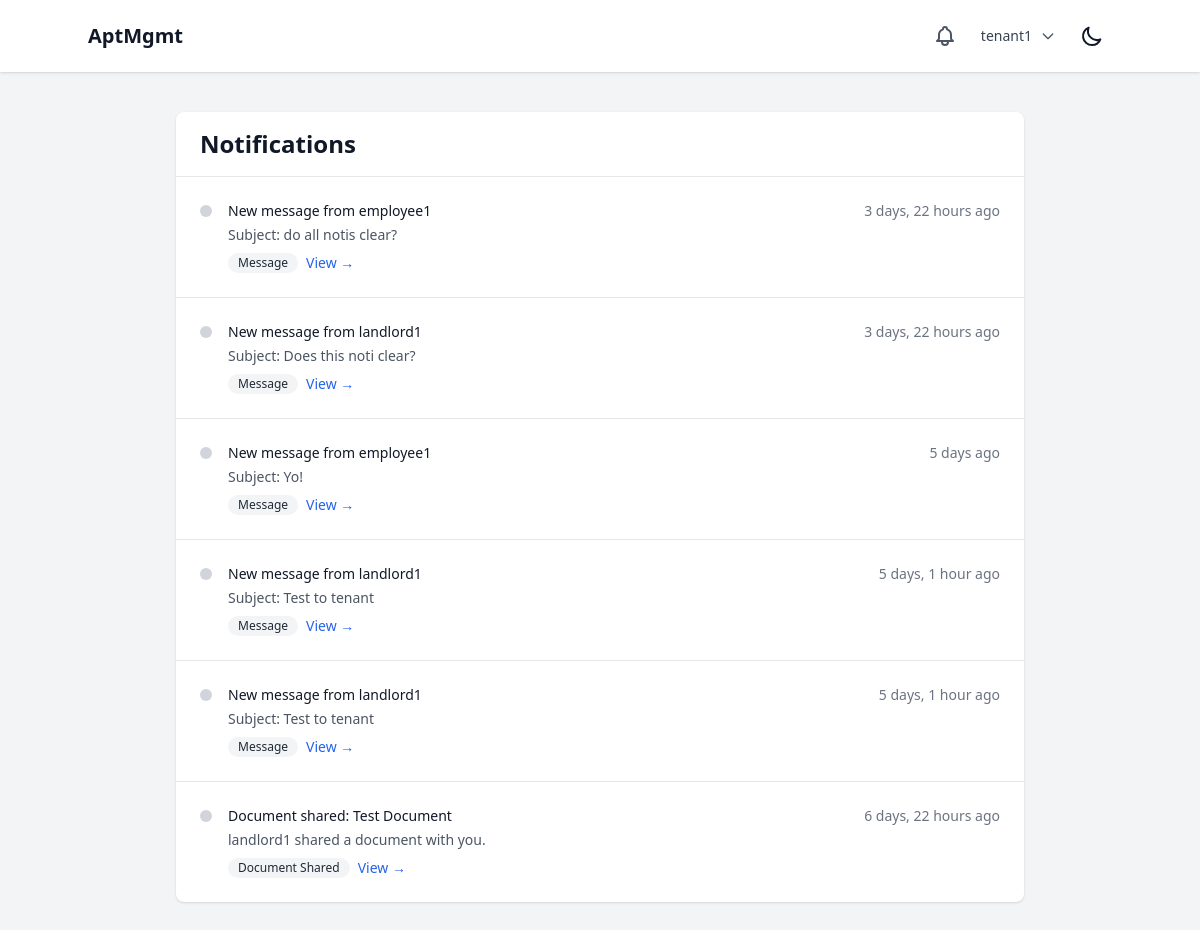
Screenshot of /messages/notifications/ (signed in) with the database file from the repository.
### users/models.py (models this page shows, shortened)
class User(AbstractUser):
    class Role(models.TextChoices):
        SUPERUSER = "SUPERUSER", "Superuser"
        LANDLORD = "LANDLORD", "Landlord"
        EMPLOYEE = "EMPLOYEE", "Employee"
        TENANT = "TENANT", "Tenant"
    role = models.CharField(max_length=50, choices=Role.choices)
    company = models.ForeignKey(Company, on_delete=models.CASCADE, related_name="users", null=True, blank=True)
    property = models.ForeignKey(Property, on_delete=models.SET_NULL, related_name="users", null=True, blank=True)
    apartment_unit = models.ForeignKey('properties.ApartmentUnit', on_delete=models.SET_NULL, null=True, blank=True, related_name="tenant")
    phone_number = models.CharField(max_length=20, blank=True, null=True)
    emergency_contact_name = models.CharField(max_length=100, blank=True, null=True)
    emergency_contact_phone = models.CharField(max_length=20, blank=True, null=True)
    emergency_contact_relationship = models.CharField(max_length=50, blank=True, null=True)

### communication/models.py (models this page shows, shortened)
class Notification(models.Model):
    class NotificationType(models.TextChoices):
        MAINTENANCE_REQUEST = "MAINTENANCE_REQUEST", "Maintenance Request"
        RENT_PAYMENT = "RENT_PAYMENT", "Rent Payment"
        MESSAGE = "MESSAGE", "Message"
        LEASE_EXPIRATION = "LEASE_EXPIRATION", "Lease Expiration"
        WORK_ASSIGNMENT = "WORK_ASSIGNMENT", "Work Assignment"
        DOCUMENT_SHARED = "DOCUMENT_SHARED", "Document Shared"
        GENERAL = "GENERAL", "General"
    recipient = models.ForeignKey(User, on_delete=models.CASCADE, related_name="notifications")
    notification_type = models.CharField(max_length=50, choices=NotificationType.choices)
    title = models.CharField(max_length=255)
    message = models.TextField()
    is_read = models.BooleanField(default=False)
    created_at = models.DateTimeField(auto_now_add=True)
    link_url = models.URLField(blank=True, null=True)
    class Meta:
        ordering = ['-created_at']

### communication/views.py (the view)
# urls.py: path('notifications/', views.notification_list, name='notification_list'),
@login_required
def notification_list(request):
    notifications = Notification.objects.filter(
        recipient=request.user
    ).order_by('-created_at')
    paginator = Paginator(notifications, 20)
    page_number = request.GET.get('page')
    page_obj = paginator.get_page(page_number)
    context = {
        'page_obj': page_obj,
        'total_notifications': notifications.count(),
        'unread_count': notifications.filter(is_read=False).count(),
    }
    return render(request, 'communication/notification_list.html', context)

### core/context_processors.py (called while the page is built)
def notifications(request):
    if request.user.is_authenticated:
        unread_notifications = Notification.objects.filter(
            recipient=request.user,
            is_read=False
        ).order_by('-created_at')
        recent_unread_notifications = unread_notifications[:5]
        return {
            'unread_notifications_count': unread_notifications.count(),
            'recent_notifications': recent_unread_notifications,
            'has_unread_notifications': unread_notifications.exists(),
        }
    return {
        'unread_notifications_count': 0,
        'recent_notifications': [],
        'has_unread_notifications': False,
    }

### communication/templates/communication/notification_list.html (shortened to what this page needs)
{% extends 'base.html' %}
{% load static %}
{% block content %}
<div class="max-w-4xl mx-auto p-6">
    <div class="bg-white dark:bg-gray-800 rounded-lg shadow">
        <div class="px-6 py-4 border-b border-gray-200 dark:border-gray-700">
            <div class="flex justify-between items-center">
                <h1 class="text-2xl font-bold text-gray-900 dark:text-white">
                    Notifications
                </h1>
            </div>
        </div>
        <div class="divide-y divide-gray-200 dark:divide-gray-700">
            {% for notification in page_obj %}
            <div class="p-6 {% if not notification.is_read %}bg-blue-50 dark:bg-blue-900/10{% endif %}">
                <div class="flex items-start space-x-4">
                    <div class="flex-shrink-0">
                        {% if not notification.is_read %}
                        <div class="w-3 h-3 bg-blue-600 rounded-full mt-1"></div>
                        {% else %}
                        <div class="w-3 h-3 bg-gray-300 rounded-full mt-1"></div>
                        {% endif %}
                    </div>
                    <div class="min-w-0 flex-1">
                        <div class="flex items-center justify-between">
                            <p class="text-sm font-medium text-gray-900 dark:text-white">
                                {{ notification.title }}
                            </p>
                            <p class="text-sm text-gray-500 dark:text-gray-400">
                                {{ notification.created_at|timesince }} ago
                            </p>
                        </div>
                        <p class="mt-1 text-sm text-gray-600 dark:text-gray-400">
                            {{ notification.message }}
                        </p>
                        <div class="mt-2 flex items-center space-x-2">
                            <span class="inline-flex items-center px-2.5 py-0.5 rounded-full text-xs font-medium bg-gray-100 text-gray-800 dark:bg-gray-700 dark:text-gray-200">
                                {{ notification.get_notification_type_display }}
                            </span>
                            {% if notification.link_url %}
                            <a href="{% url 'communication:mark_notification_read' notification.id %}"
                               class="text-blue-600 hover:text-blue-800 dark:text-blue-400 dark:hover:text-blue-200 text-sm font-medium">
                                View →
                            </a>
                            {% endif %}
                        </div>
                    </div>
                </div>
            </div>
            {% endfor %}
        </div>
    </div>
</div>
{% endblock %}

### core/templates/base.html (shortened to what this page needs)
{% load static %}
<!DOCTYPE html>
<html lang="en" x-data="{ darkMode: localStorage.getItem('darkMode') === 'true' }" x-init="$watch('darkMode', val => localStorage.setItem('darkMode', val))" :class="{ 'dark': darkMode }">
<head>
    <script src="https://cdn.tailwindcss.com"></script>
</head>
<body class="bg-gray-100 dark:bg-gray-900 text-gray-900 dark:text-gray-100">
    <header class="p-4 bg-white dark:bg-gray-800 shadow">
        <div class="container mx-auto flex justify-between items-center">
            {% if user.is_authenticated %}
                <a href="{% url 'core:dashboard_redirect' %}" class="text-xl font-bold hover:text-gray-600 dark:hover:text-gray-300 transition-colors duration-200">AptMgmt</a>
            {% else %}
                <h1 class="text-xl font-bold">AptMgmt</h1>
            {% endif %}
            <div class="flex items-center space-x-4">
                {% if user.is_authenticated %}
                    <div class="relative" x-data="{ open: false }">
                        <button @click="open = !open" class="relative p-2 text-gray-600 dark:text-gray-300 hover:text-gray-900 dark:hover:text-white focus:outline-none focus:ring-2 focus:ring-offset-2 focus:ring-blue-500">
                        </button>
                    </div>
                    <div class="relative" x-data="{ open: false }">
                        <button @click="open = !open" class="flex items-center space-x-2 text-sm rounded-full focus:outline-none focus:ring-2 focus:ring-offset-2 focus:ring-blue-500">
                            <span class="text-gray-700 dark:text-gray-300">{{ user.username }}</span>
                            <svg class="w-4 h-4 text-gray-600 dark:text-gray-300" fill="none" stroke="currentColor" viewBox="0 0 24 24">
                                <path stroke-linecap="round" stroke-linejoin="round" stroke-width="2" d="M19 9l-7 7-7-7"></path>
                            </svg>
                        </button>
                    </div>
                {% endif %}
                <button @click="darkMode = !darkMode" class="p-2 rounded-md focus:outline-none focus:ring-2 focus:ring-offset-2 focus:ring-offset-gray-800 focus:ring-white">
                    <svg x-show="!darkMode" class="w-6 h-6" fill="none" stroke="currentColor" viewBox="0 0 24 24" xmlns="http://www.w3.org/2000/svg"><path stroke-linecap="round" stroke-linejoin="round" stroke-width="2" d="M20.354 15.354A9 9 0 018.646 3.646 9.003 9.003 0 0012 21a9.003 9.003 0 008.354-5.646z"></path></svg>
                </button>
            </div>
        </div>
    </header>
    <main class="p-4" id="content">
        {% block content %}{% endblock %}
    </main>
</body>
</html>

### rows the page displays
User: username "tenant1"
Notification: is_read True (drawn), title "New message from employee1", created_at "3 days, 22 hours", message "Subject: do all notis clear?", notification_type "Message", shows "View →"
Notification: is_read True (drawn), title "New message from landlord1", created_at "3 days, 22 hours", message "Subject: Does this noti clear?", notification_type "Message", shows "View →"
Notification: is_read True (drawn), title "New message from employee1", created_at "5 days", message "Subject: Yo!", notification_type "Message", shows "View →"
Notification: is_read True (drawn), title "New message from landlord1", created_at "5 days, 1 hour", message "Subject: Test to tenant", notification_type "Message", shows "View →"
Notification: is_read True (drawn), title "New message from landlord1", created_at "5 days, 1 hour", message "Subject: Test to tenant", notification_type "Message", shows "View →"
Notification: is_read True (drawn), title "Document shared: Test Document", created_at "6 days, 22 hours", message "landlord1 shared a document with you.", notification_type "Document Shared", link_url "View →"
